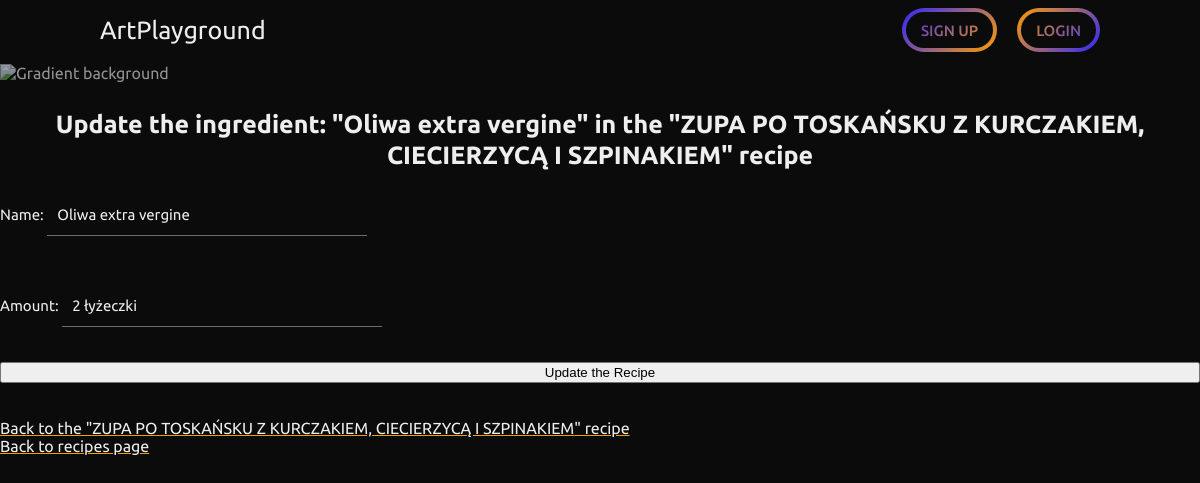
The app's page /recipes/update-inredient/51/, older data.
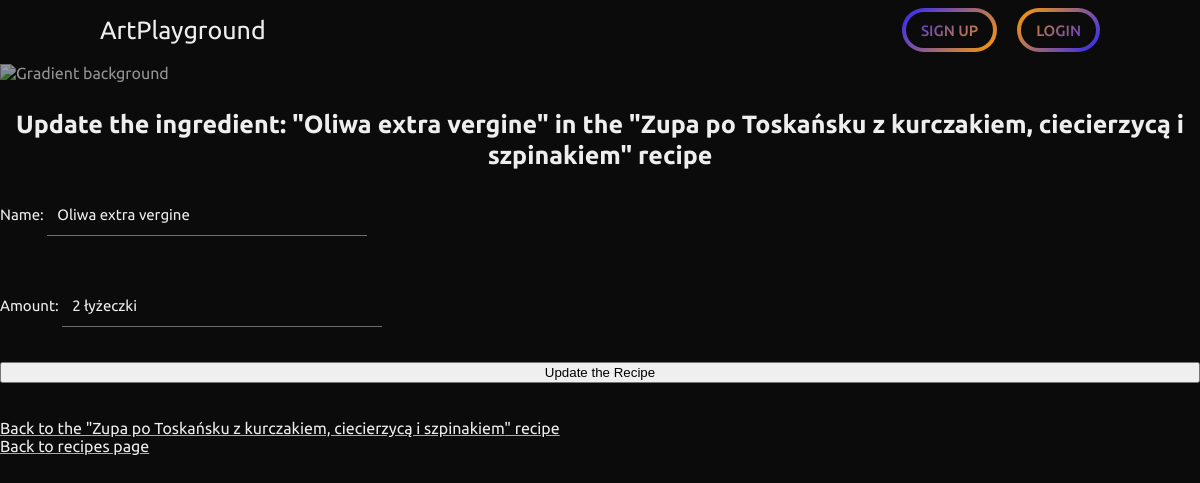
The same page, newer data.
### recipes/models.py (models this page shows, shortened)
class Ingredient(models.Model):
    recipe = models.ForeignKey(Recipe, on_delete=models.CASCADE)
    name = models.CharField(max_length=250)
    amount = models.CharField(max_length=50)

class Recipe(models.Model):
    recipe_author = models.ForeignKey(User, on_delete=models.CASCADE, default=None)
    recipe_name = models.CharField(max_length=250)
    time = models.IntegerField()  # hours - 1,5 should give user 1h30min
    cuisine = models.CharField(choices=CUISINE_COUNTRIES, max_length=50)
    meal_type = models.CharField(choices=MEALS, max_length=50)
    recipe_image = models.ImageField(upload_to="recipes/")
    average_rating = models.DecimalField(default=0, max_digits=3, decimal_places=2)
    total_ratings = models.PositiveIntegerField(default=0)

### recipes/views.py (the view)
# urls.py: path('update-inredient/<int:pk>/', IngredientUpdateView.as_view(), name="ingredient_update"),
class IngredientUpdateView(UpdateView):
    model = Ingredient
    fields = [
            "name",
            "amount",
        ]
    success_url = reverse_lazy("success_page")

### recipes/templates/recipes/ingredient_form.html
{% extends 'base_layout.html' %} {% block title %} Update the ingredient: {{ingredient.name}}{%endblock%}
{%block content %}
<h3>Update the ingredient: "{{ingredient.name}}" in the "{{ingredient.recipe.recipe_name}}" recipe</h3>
<form method="post" enctype="multipart/form-data">
  {% csrf_token %} {{ form.as_p }}
  <button type="submit">Update the Recipe</button>
</form>
<br />
<br />
<a href="{% url 'recipe_detail' ingredient.recipe.pk %}">Back to the "{{ingredient.recipe.recipe_name}}" recipe </a><br />
<a href="{% url 'recipes' %}">Back to recipes page</a><br />
{% endblock %}

Row changes from the older to the newer data that the page shows:
changed through a linked row, Ingredient "Oliwa extra vergine": recipe.recipe_name "ZUPA PO TOSKAŃSKU Z KURCZAKIEM, CIECIERZYCĄ I SZPINAKIEM" → "Zupa po Toskańsku z kurczakiem, ciecierzycą i szpinakiem"
